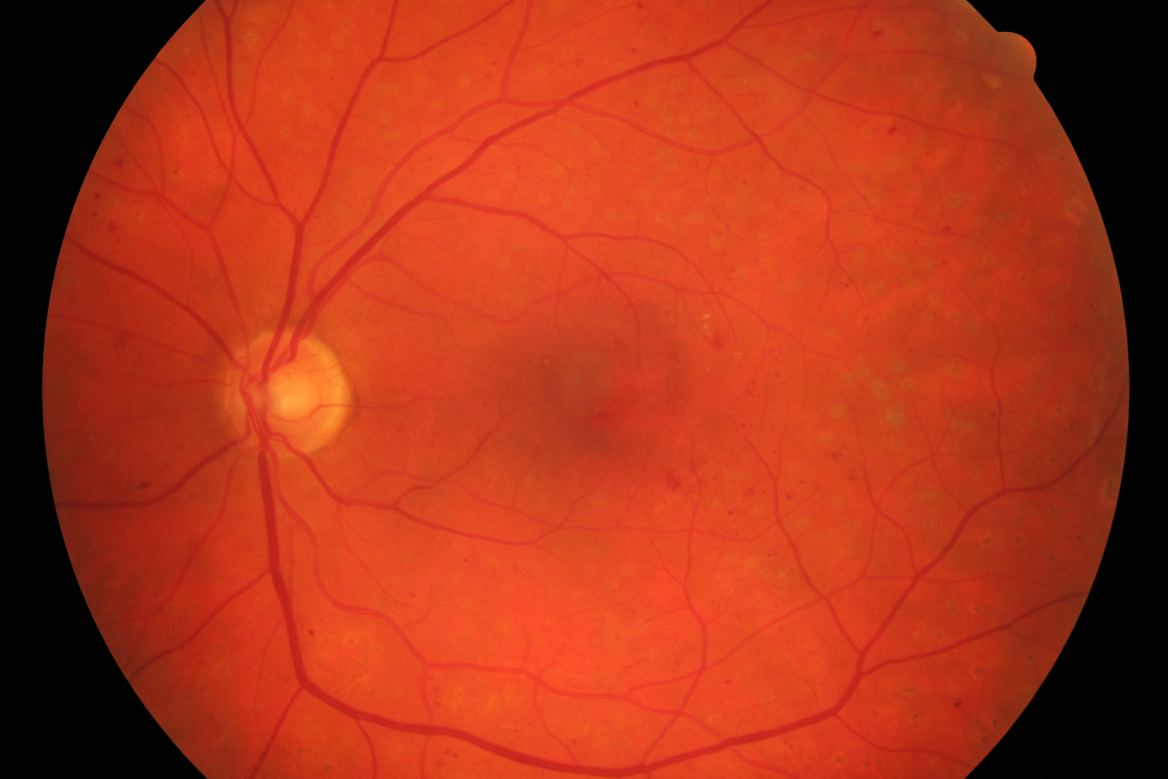
//> input picture playground/01_dr.JPG, 3504 x 2336 px (shown at 1/3 size)
$ ./detector 01_dr.JPG   (built with g++ and OpenCV 4)
//> lines starting //> are read from the running program, lines starting //| are printed output that depends on the picture; after the words box and inside, x2 and y2 are one past the last pixel; in counts of white or black regions, pixels touching at a corner belong together
#include "opencv2/imgproc/imgproc.hpp"
#include "opencv2/highgui/highgui.hpp"
//#include "highgui.h"
//#include <stdlib.h> // malloc/free, atof, abs, exit, rand, srto* + definitions
//#include <stdio.h> // printf, getc, fopen...
#include <math.h> // log, sin, ...
#include <iostream> // cout, cin, ...

using namespace cv;

std::string type2str(int type) {
  std::string r;

  uchar depth = type & CV_MAT_DEPTH_MASK;
  uchar chans = 1 + (type >> CV_CN_SHIFT);

  switch ( depth ) {
    case CV_8U:  r = "8U"; break;
    case CV_8S:  r = "8S"; break;
    case CV_16U: r = "16U"; break;
    case CV_16S: r = "16S"; break;
    case CV_32S: r = "32S"; break;
    case CV_32F: r = "32F"; break;
    case CV_64F: r = "64F"; break;
    default:     r = "User"; break;
  }

  r += "C";
  r += (chans+'0');

  return r;
}

/// Global variables
Mat src, tmpsrc, erosion_dst, erosion_clr, dilation_dst, difference_dst, mask, gauss, roi, blur_dilat, prewitt, prewitt1, prewitt2, kernX, kernY, bined, circled;
double minVal, maxVal;
 Point minLoc, maxLoc, mtd1, mtd2, mtd3, avg;
int max_dist, roi_dist;
int dp = 4;
int param1 = 100;
int param2 = 420;
std::vector<Vec3f> disks;

/* void computeDilation(int, void*) {

} */

void computeHough(int, void*) {
  HoughCircles( erosion_dst, disks, CV_HOUGH_GRADIENT, dp, erosion_dst.rows/8, param1, param2);

  cvtColor(erosion_dst, erosion_clr, CV_GRAY2RGB);

  if(disks.empty()) {std::cout<<"Empty HOUGH"<<std::endl;}
  else {
	for(std::vector<Vec3f>::iterator it = disks.begin(); it != disks.end(); ++it)
	{
	  circle(erosion_clr, Point((*it)[0],(*it)[1]), static_cast<int>((*it)[2]), Scalar(255, 0, 0), 2, 8);
	}
  }
  imshow("Hough check", erosion_clr);
  waitKey(0);
}

/** @function main */
int main( int argc, char** argv )
{
  if (argc < 2) return -1;

  /// Load an image
  tmpsrc = imread( argv[1] );
//> tmpsrc is the input picture: 2336 rows x 3504 cols, CV_8UC3; mean B, G, R 25.4, 52.8, 172.1

  if( !tmpsrc.data )
  { return -1; }

  src.create(tmpsrc.rows,tmpsrc.cols,CV_8UC1);
  int from_to[] = {1,0};
  mixChannels(&tmpsrc, 1, &src, 1, from_to, 1);

  /// Create window
  namedWindow("MinMax Difference", CV_WINDOW_AUTOSIZE);

  // calculate max allowed distance (10% of image diagonal)
  max_dist = 0.1*sqrt(src.rows*src.rows+src.cols*src.cols);
//> max_dist = 421

  // Min-Max difference value
  int elem_size = log(max_dist);
//> elem_size = 6
  Mat element = getStructuringElement(MORPH_RECT, Size(2*elem_size+1, 2*elem_size+1), Point(elem_size, elem_size));
  std::cout<<"element.type = "<<type2str(element.type())<<std::endl;
//| element.type = 8UC1
  morphologyEx(src, difference_dst, MORPH_GRADIENT, element);
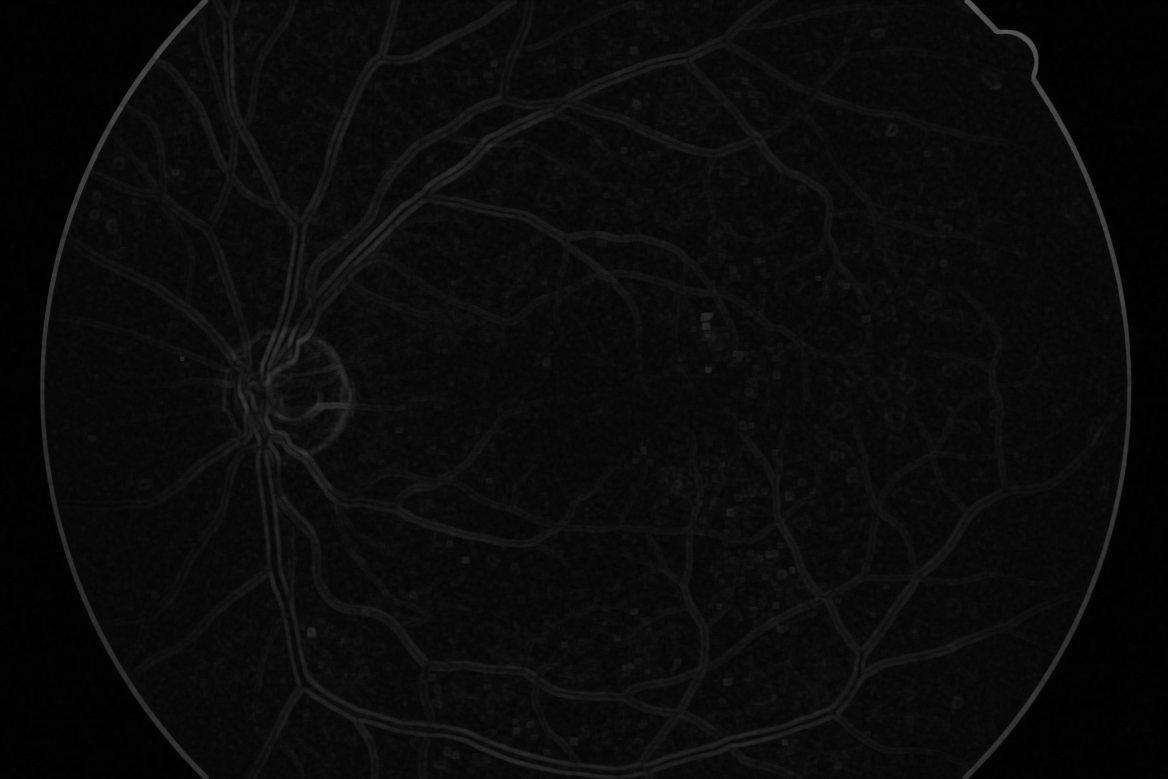
//> difference_dst: 2336 rows x 3504 cols, CV_8UC1 (shown at 1/3 size); min 1, max 93, mean 10.7

  minMaxLoc(difference_dst, &minVal, &maxVal, &minLoc, &maxLoc);
//> minVal = 1; maxVal = 93; minLoc = Point(141, 0); maxLoc = Point(2914, 18)

  mtd1 = maxLoc;
//> mtd1 = Point(2914, 18)

  // Otsu's threshold value
  threshold(src, mask, 0, 255,THRESH_BINARY+THRESH_OTSU);
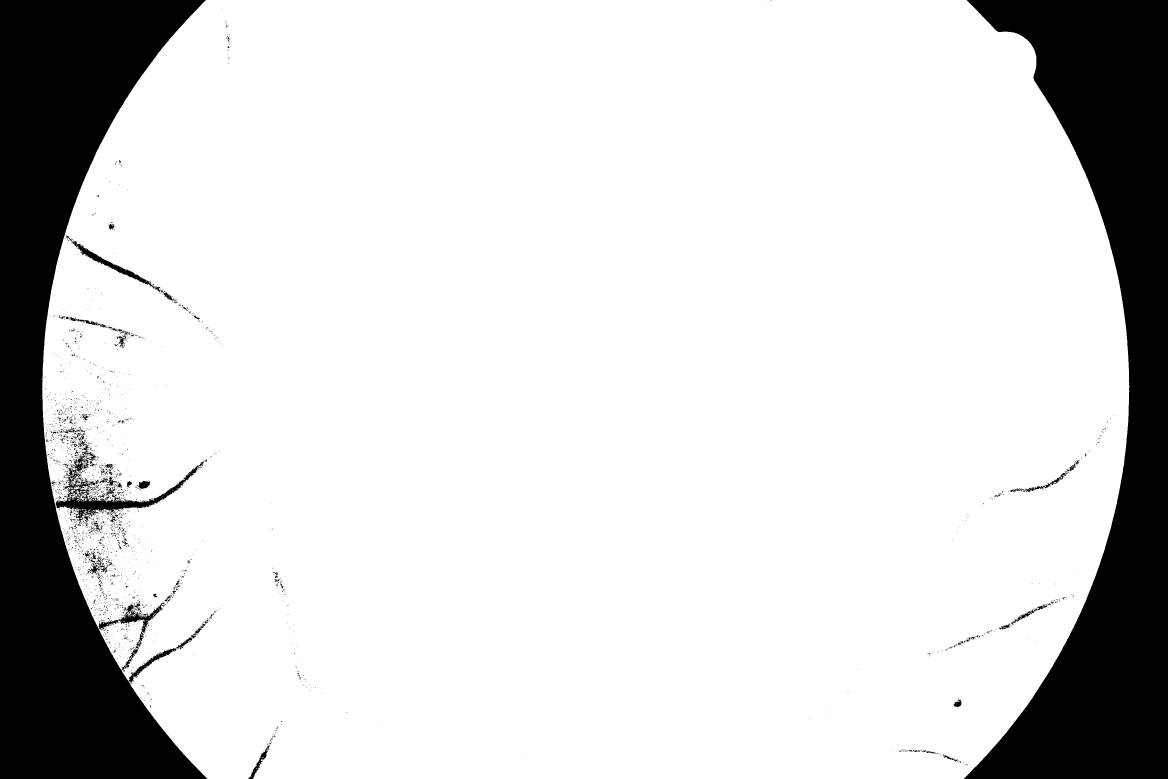
//> mask: 2336 rows x 3504 cols, CV_8UC1 (shown at 1/3 size); 83.8% white; 3185 black regions (3021 under 20 px), largest, box (x1, y1, x2, y2) and area: (0, 0, 622, 2336) 654962, (2892, 0, 3504, 2336) 621450, (167, 1385, 612, 1563) 12768
  minMaxLoc(src, &minVal, &maxVal, &minLoc, &maxLoc, mask);
//> minVal = 33; maxVal = 169; minLoc = Point(2314, 0); maxLoc = Point(850, 1200)

  mtd2 = maxLoc;
//> mtd2 = Point(850, 1200)

  // Gaussian blur value
  GaussianBlur(src, gauss, Size(3,3), 0);
  minMaxLoc(gauss, &minVal, &maxVal, &minLoc, &maxLoc);
//> minVal = 0; maxVal = 168; minLoc = Point(0, 0); maxLoc = Point(855, 1200)

  mtd3 = maxLoc;
//> mtd3 = Point(855, 1200)

  if(abs(norm(mtd1-mtd2)) > max_dist) {
	  if(abs(norm(mtd2-mtd3)) > max_dist) {
		  if(abs(norm(mtd1-mtd3)) > max_dist) {
			  avg = mtd2;
		  }
		  else {
			  avg = Point((mtd1.x+mtd3.x)/2, (mtd1.y+mtd3.y)/2);
		  }
	  }
	  else {
		  avg = Point((mtd2.x+mtd3.x)/2, (mtd2.y+mtd3.y)/2);
//> avg = Point(852, 1200)
	  }
  }
  else { // mtd1 a mtd2 su pri sebe
	  if(abs(norm(mtd2-mtd3)) > max_dist) {
		  avg = Point((mtd1.x+mtd2.x)/2, (mtd1.y+mtd2.y)/2);
	  }
	  else {
		  avg = Point((mtd1.x+mtd2.x+mtd3.x)/3, (mtd1.y+mtd2.y+mtd3.y)/3);
	  }
  }

  circle(tmpsrc, avg, 2, Scalar(255, 0, 0), -1, 8);

  imshow("MinMax Difference", tmpsrc);
  waitKey(0);

  int from_to2[] = {2,0};
  mixChannels(&tmpsrc, 1, &src, 1, from_to2, 1);
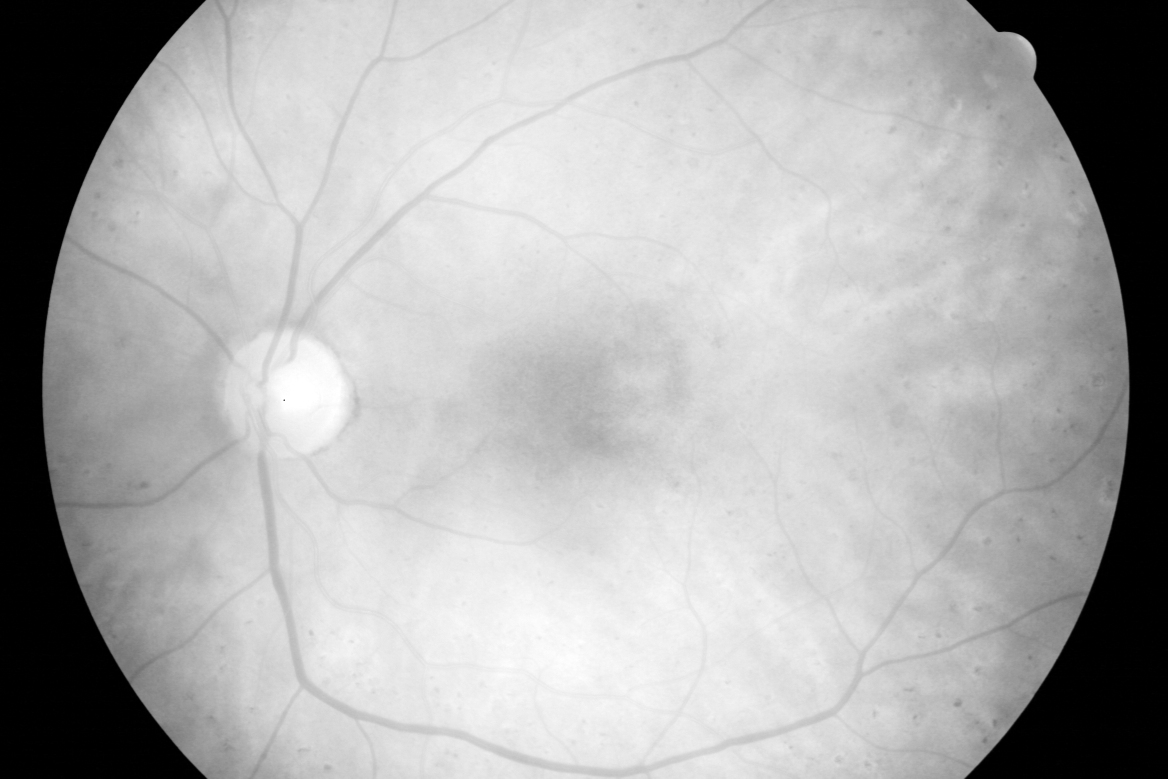
//> src: 2336 rows x 3504 cols, CV_8UC1 (shown at 1/3 size); min 0, max 255, mean 172.1

  Rect r(avg.x-max_dist, avg.y-max_dist, max_dist*2, max_dist*2);
//> r = Rect(431, 779, 842, 842)
  roi = Mat(src, r);

  imshow("MinMax Difference", roi);
  waitKey(0);

  // odstranenie krvenho riecista
	// dilatacia
  //element = (Mat_<uchar>(5,5) << 0,0,1,0,0, 0,1,1,1,0, 1,1,1,1,1, 0,1,1,1,0, 0,0,1,0,0);
  //element = (Mat_<uchar>(5,5) << 0,0,1,1,1, 0,1,1,1,1, 1,1,1,1,1, 1,1,1,1,0, 1,1,1,0,0);
  element = getStructuringElement(MORPH_RECT, Size(6*log2(roi.rows)+1, 6*log2(roi.cols)+1));
  //std::cout<<"element = "<<std::endl<<element*static_cast<int>(round(mean(roi)[0]))<<std::endl;
  dilate(roi, dilation_dst, element*static_cast<int>(round(mean(roi)[0])), Point(-1,-1), 1);
  imshow("MinMax Difference", dilation_dst);
  waitKey(0);
	// mean filter
  blur(dilation_dst, blur_dilat, Size(2*elem_size+1,2*elem_size+1));

  imshow("MinMax Difference", blur_dilat);
  waitKey(0);

  // Prewitt operator
  kernX = (Mat_<int>(3,3) << -1, 0, 1, -1,0,1, -1,0,1);
  kernY = (Mat_<int>(3,3) << -1,-1,-1,  0,0,0,  1,1,1);
  Mat prewitt1_t, prewitt2_t;
  filter2D(blur_dilat, prewitt1_t, CV_16S, kernX);
  convertScaleAbs(prewitt1_t, prewitt1);
  filter2D(blur_dilat, prewitt2_t, CV_16S, kernY);
  convertScaleAbs(prewitt2_t, prewitt2);
  addWeighted(prewitt1, 0.5, prewitt2, 0.5, 0, prewitt);
  imshow("MinMax Difference", prewitt);
  waitKey(0);

  // OSHU
  threshold(prewitt, bined, 0, 255,THRESH_BINARY+THRESH_OTSU);
//> bined: 842 rows x 842 cols, CV_8UC1; 27.4% white; 37 white regions (1 under 20 px), largest, box (x1, y1, x2, y2) and area: (0, 0, 842, 842) 181606, (750, 588, 842, 765) 1969, (557, 0, 705, 135) 852
  imshow("MinMax Difference", bined);
  waitKey(0);
  // Erosion
  element = getStructuringElement(MORPH_RECT, Size(2*log10(bined.rows)+1, 2*log10(bined.cols)+1), Point(-1,-1));
  erode(bined, erosion_dst, element*static_cast<int>(round(mean(bined)[0])));
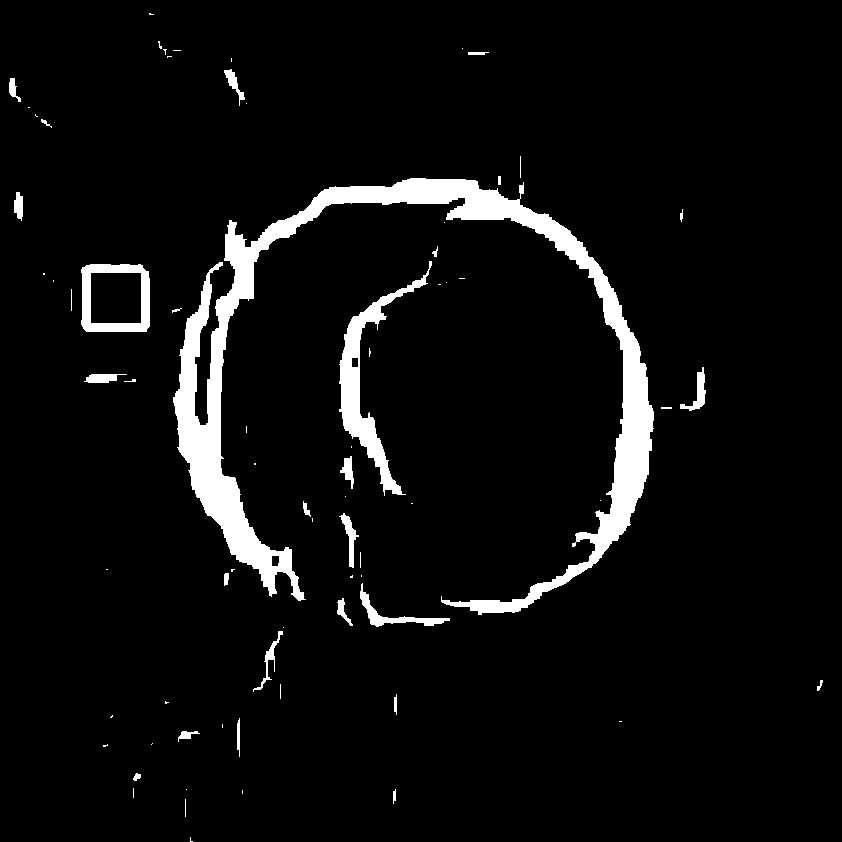
//> erosion_dst: 842 rows x 842 cols, CV_8UC1; 5.5% white; 73 white regions (42 under 20 px), largest, box (x1, y1, x2, y2) and area: (173, 178, 654, 615) 28829, (339, 261, 432, 496) 3986, (81, 264, 150, 332) 2026
  imshow("MinMax Difference", erosion_dst);
  waitKey(0);

  // Hough Circle Transform
  namedWindow( "Hough check", CV_WINDOW_AUTOSIZE );
  createTrackbar( "DP:\n 0..10", "Hough check", &dp, 10, computeHough );
  createTrackbar( "Element1:\n 0..500", "Hough check", &param1, 500, computeHough );
  createTrackbar( "Element2:\n 0..500", "Hough check", &param2, 500, computeHough );
  computeHough(0, 0);
//> in computeHough, `HoughCircles( erosion_dst, disks, CV_HOUGH_GRADIENT, dp, erosion_dst.r..`: disks = empty

  circled = Mat(tmpsrc,r);
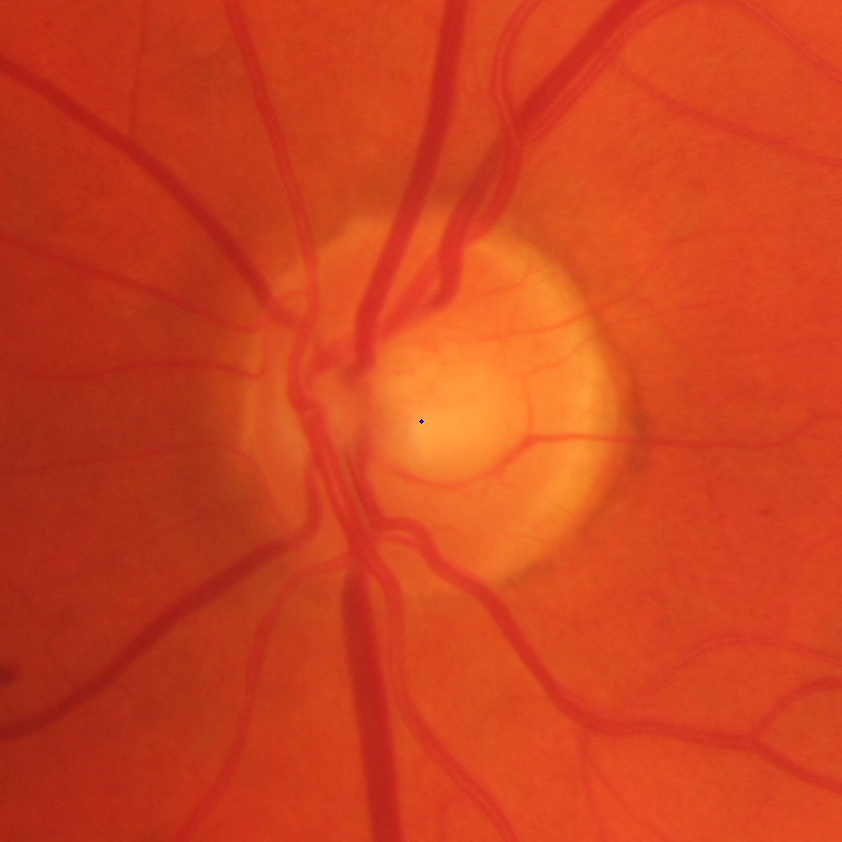
//> circled: 842 rows x 842 cols, CV_8UC3; mean B, G, R 31, 66.8, 206.4
//> (the run ends here: the program crashes, at `circle(circled, Point(disks[0][0],disks[0][1]), static_cast<int>(disks..`)
